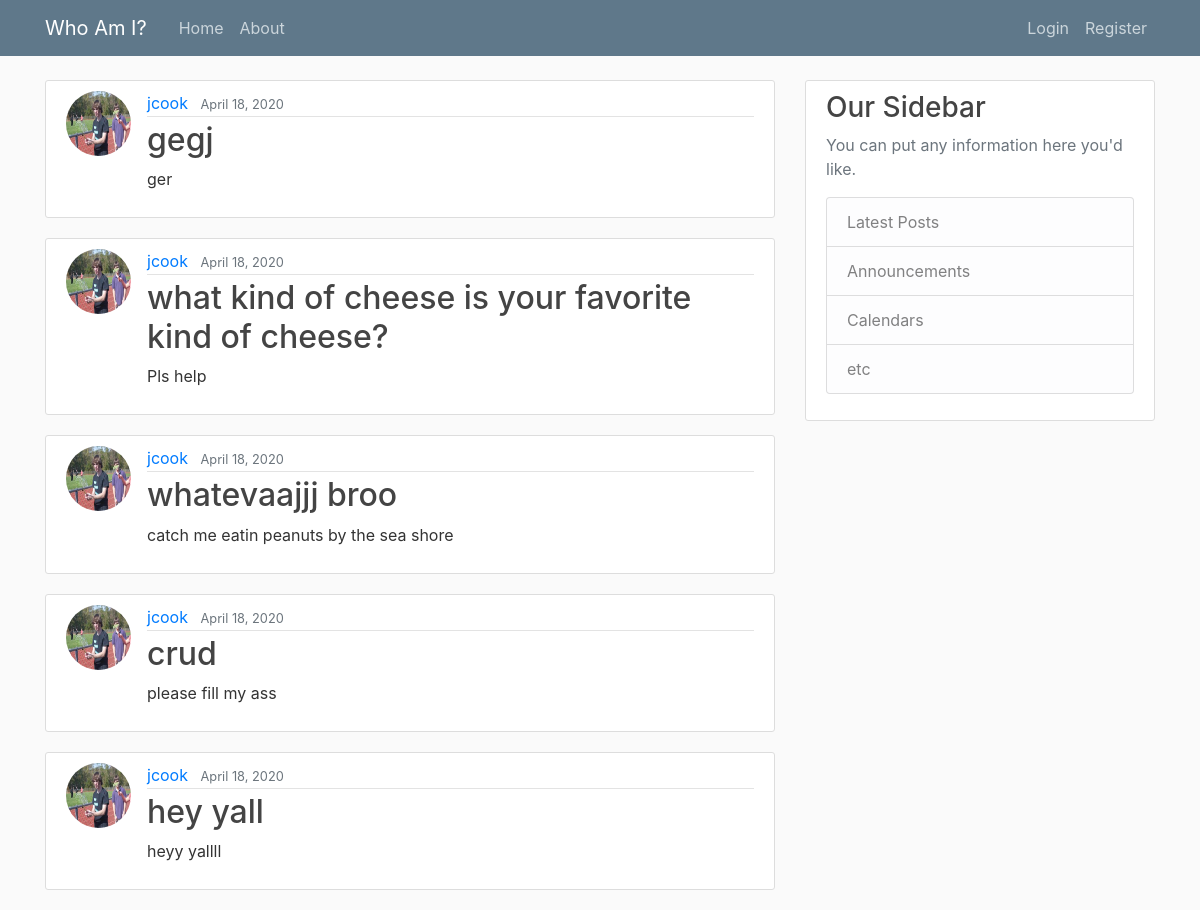
The app's page /, older data.
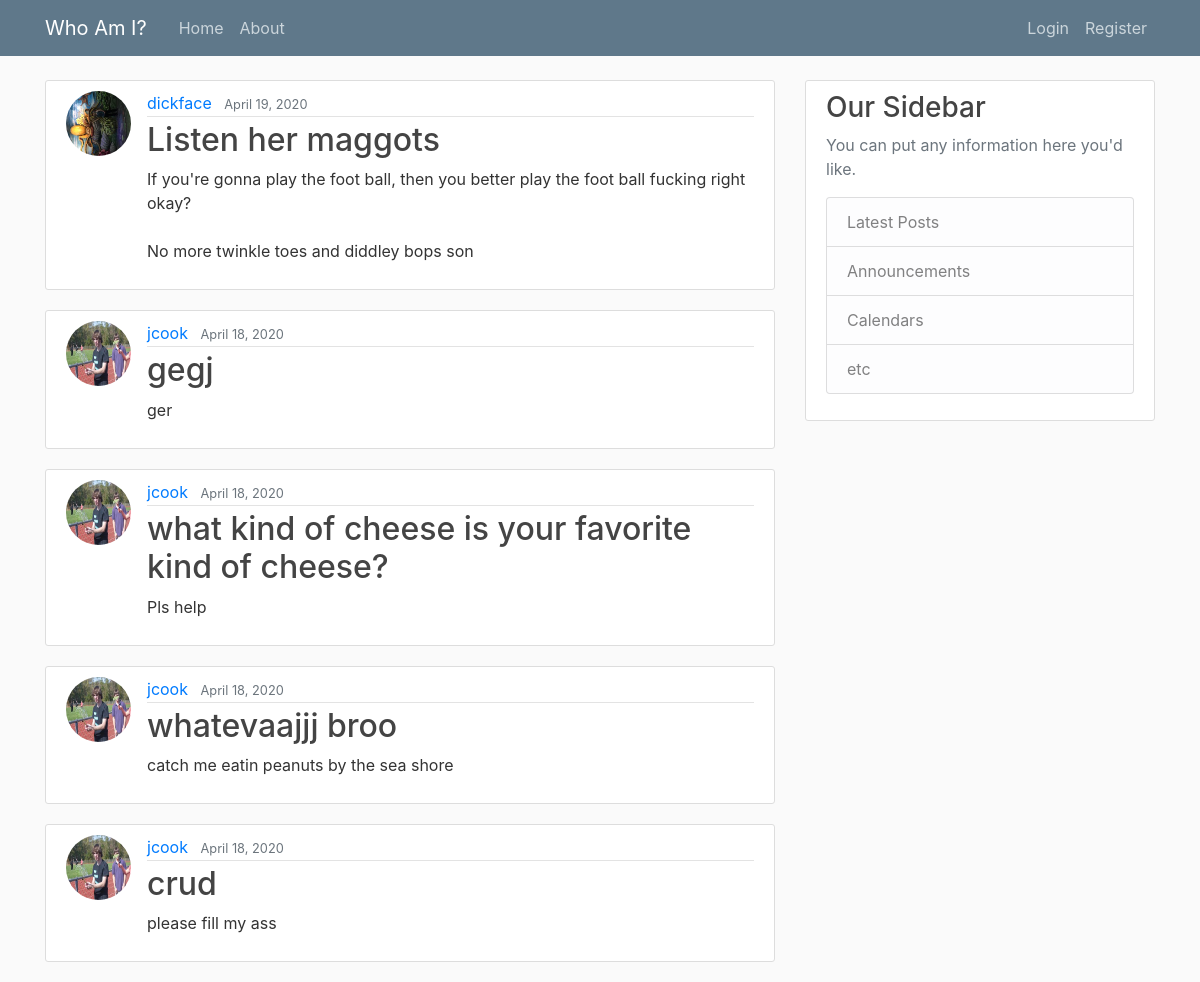
The same page, newer data.
### blog/models.py (models this page shows, shortened)
class Post(models.Model):
    title = models.CharField(max_length=100)
    content = models.TextField()
    date_posted = models.DateTimeField(default=timezone.now)
    author = models.ForeignKey(User, on_delete=models.CASCADE)

### users/models.py (models this page shows, shortened)
class Profile(models.Model):
    user = models.OneToOneField(User, on_delete=models.CASCADE)
    image= models.ImageField(default='default.jpg', upload_to='profile_pics')

### blog/views.py (the view)
# urls.py: path('', PostListView.as_view(), name='blog-home'),
class PostListView(ListView):
    model = Post
    template_name = 'blog/home.html'#<app>/<model>_<viewtype>/html
    context_object_name = 'posts'
    ordering = ['-date_posted']
    paginate_by = 5

### blog/templates/blog/home.html
{% extends "blog/base.html" %}
{% block content%}
    {% for post in posts %}
        <article class="media content-section">
            <img class = "rounded-circle article-img" src="{{ post.author.profile.image.url }}">
              <div class="media-body">
                <div class="article-metadata">
                  <a class="mr-2" href="#">{{ post.author }}</a>
                  <small class="text-muted">{{ post.date_posted |date:"F d, Y"}}</small>
                </div>
                <h2><a class="article-title" href="{% url 'post-detail' post.id %}">{{ post.title }}</a></h2>
                <p class="article-content">{{ post.content }}</p>
              </div>
        </article>
    {% endfor %}
{% endblock content%}

### blog/templates/blog/Base.html (shortened to what this page needs)
{% load static %}
<!DOCTYPE html>
<html lang="en">
<head>
    <link rel="stylesheet" href="https://maxcdn.bootstrapcdn.com/bootstrap/4.0.0/css/bootstrap.min.css">
    <link rel="stylesheet" type="text/css" href="{% static 'blog/main.css' %}">
</head>
<body>
    <header class="site-header">
    <nav class="navbar navbar-expand-md navbar-dark bg-steel fixed-top">
    <div class="container">
      <a class="navbar-brand mr-4" href="{% url 'blog-home'%}">Who Am I?</a>
      <div class="collapse navbar-collapse" id="navbarToggle">
        <div class="navbar-nav mr-auto">
          <a class="nav-item nav-link" href="{% url 'blog-home'%}">Home</a>
          <a class="nav-item nav-link" href="{% url 'blog-about'%}">About</a>
        </div>
        <div class="navbar-nav">
            {% if user.is_authenticated %}
              <a class="nav-item nav-link" href="{% url 'post-create' %}">New Post</a>
              <a class="nav-item nav-link" href="{% url 'profile' %}">Profile</a>
              <a class="nav-item nav-link" href="{% url 'logout' %}">Logout</a>
            {% else %}
              <a class="nav-item nav-link" href="{% url 'login' %}">Login</a>
              <a class="nav-item nav-link" href="{% url 'register' %}">Register</a>
            {% endif %}
        </div>
      </div>
    </div>
  </nav>
</header>
<main role="main" class="container">
  <div class="row">
    <div class="col-md-8">
      {% block content %}{% endblock %}
    </div>
    <div class="col-md-4">
      <div class="content-section">
        <h3>Our Sidebar</h3>
        <p class='text-muted'>You can put any information here you'd like.
          <ul class="list-group">
            <li class="list-group-item list-group-item-light">Latest Posts</li>
            <li class="list-group-item list-group-item-light">Announcements</li>
            <li class="list-group-item list-group-item-light">Calendars</li>
            <li class="list-group-item list-group-item-light">etc</li>
          </ul>
        </p>
      </div>
    </div>
  </div>
</main>
</body>
</html>

### blog/static/blog/main.css (style rules this page uses)
body { background: #fafafa; color: #333333; margin-top: 5rem; }
h1, h2, h3, h4, h5, h6 { color: #444444; }
ul { margin: 0; }
.bg-steel { background-color: #5f788a; }
.site-header .navbar-nav .nav-link { color: #cbd5db; }
.content-section { background: #ffffff; padding: 10px 20px; border: 1px solid #dddddd; border-radius: 3px; margin-bottom: 20px; }
.article-title { color: #444444; }
.article-content { white-space: pre-line; }
.article-img { height: 65px; width: 65px; margin-right: 16px; }
.article-metadata { padding-bottom: 1px; margin-bottom: 4px; border-bottom: 1px solid #e3e3e3 }

Row changes from the older to the newer data that the page shows:
no longer on this page (row unchanged): Post: author.profile.image (picture), author "jcook", date_posted "April 18, 2020", title "hey yall", content "heyy yallll"
added Post: author.profile.image (placeholder picture), author "dickface", date_posted "April 19, 2020", title "Listen her maggots", content "If you're gonna play the foot ball, then you better play the foot ball fucking right okay? No more twinkle toes and diddley bops son"
